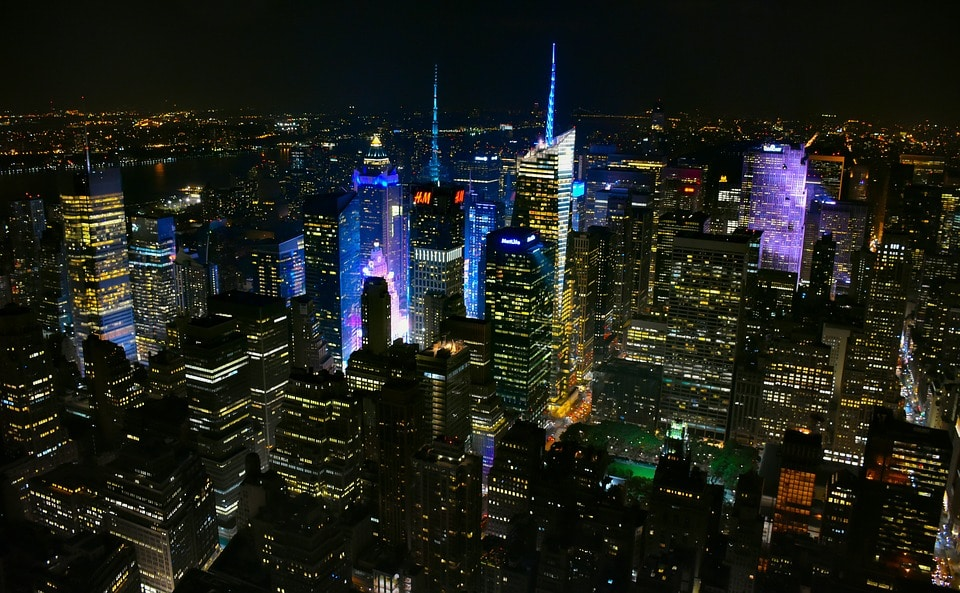
#> input picture testImg1.jpg, 960 x 593 px
$ python -i ex1_utils.py   (imports and definitions only)   (older library calls are emulated)
#> lines starting #> are read from the running program, lines starting #| are printed output that depends on the picture
#> further down, picture is the input picture: shape (593, 960, 3); mean B, G, R 26.9, 32.1, 29.4
"""
        '########:'##::::'##::::'##:::
         ##.....::. ##::'##:::'####:::
         ##::::::::. ##'##::::.. ##:::
         ######:::::. ###::::::: ##:::
         ##...:::::: ## ##:::::: ##:::
         ##:::::::: ##:. ##::::: ##:::
         ########: ##:::. ##::'######:
        ........::..:::::..:::......::
"""
from typing import List

import numpy as np
import cv2
import matplotlib.pyplot as plt

LOAD_GRAY_SCALE = 1
LOAD_RGB = 2


# [36 lines left out: functions myID, imReadAndConvert, imDisplay, not called in this run]


def transformRGB2YIQ(imgRGB: np.ndarray) -> np.ndarray:
    """
    Converts an RGB image to YIQ color space
    :param imgRGB: An Image in RGB
    :return: A YIQ in image color space
    """
    formula_YIQ = np.array([[0.299, 0.587, 0.114],
                            [0.59590059, -0.27455667, -0.32134392],
                            [0.21153661, -0.52273617, 0.31119955]])
    YIQ = imgRGB @ formula_YIQ.transpose()
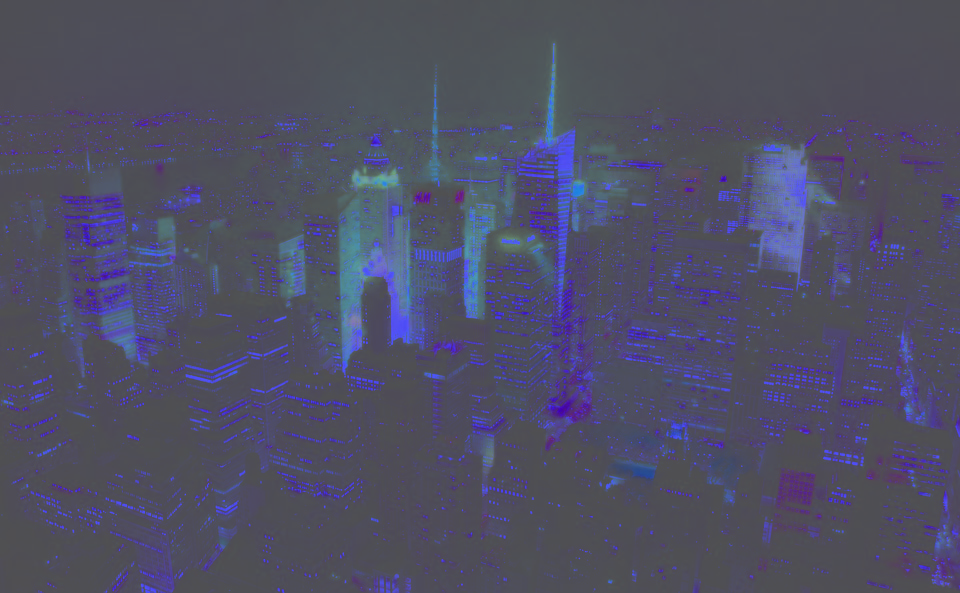
#> YIQ: shape (593, 960, 3) float64; mean B, G, R 30.2, -2.2, -1.9; drawn with min black and max white
    return YIQ


def transformYIQ2RGB(imgYIQ: np.ndarray) -> np.ndarray:
    """
    Converts an YIQ image to RGB color space
    :param imgYIQ: An Image in YIQ
    :return: A RGB in image color space
    """
    formula_YIQ = np.array([[0.299, 0.587, 0.114],
                            [0.59590059, -0.27455667, -0.32134392],
                            [0.21153661, -0.52273617, 0.31119955]])
    YIQ = np.linalg.inv(formula_YIQ)
    RGB = imgYIQ @ YIQ.transpose()
    return RGB


def hsitogramEqualize(imgOrig: np.ndarray) -> (np.ndarray, np.ndarray, np.ndarray):
    """
        Equalizes the histogram of an image
        :param imgOrig: Original Histogram
        :ret
    """

    RGB = False
    if len(imgOrig.shape) == 3:  # if the image is RGB
        RGB = True
        yiqIm = transformRGB2YIQ(imgOrig)
        imgOrig = yiqIm[:, :, 0]
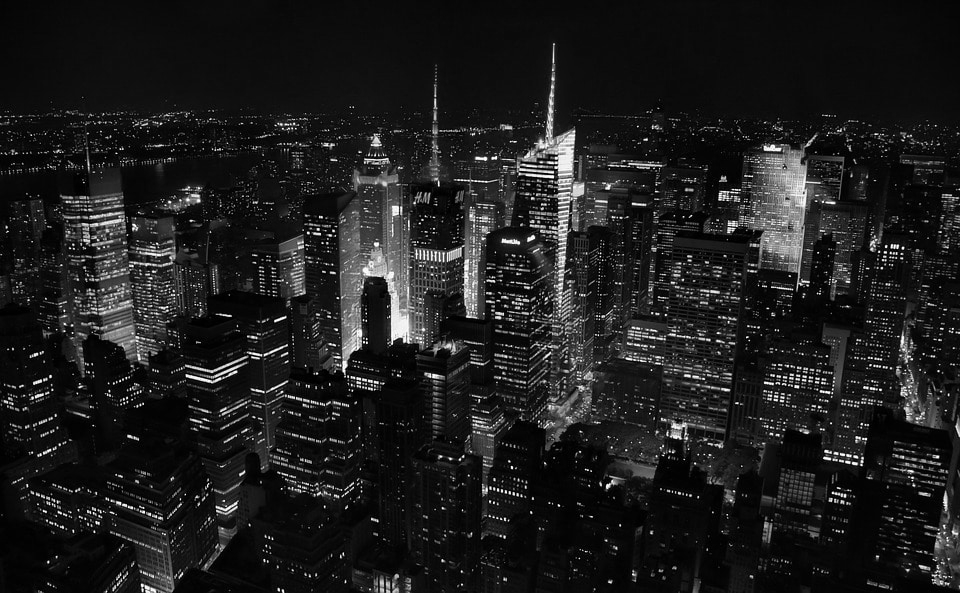
#> imgOrig: shape (593, 960) float64; min 0, max 255, mean 30.2
    # change image from [0,1] t0 [0,255]
    imgOrig = cv2.normalize(imgOrig, None, 0, 255, cv2.NORM_MINMAX)
    imgOrig = imgOrig.astype('uint8')

    # flatten the image
    histOrig = np.histogram(imgOrig.flatten(), bins=256)[0]
#> histOrig = 256 values, max 40359 at index 11, min 3 at index 255, mean 2223.8
    C_sum = np.cumsum(histOrig)
#> C_sum = 256 values from 2879 to 569280
    imgNew = C_sum[imgOrig]
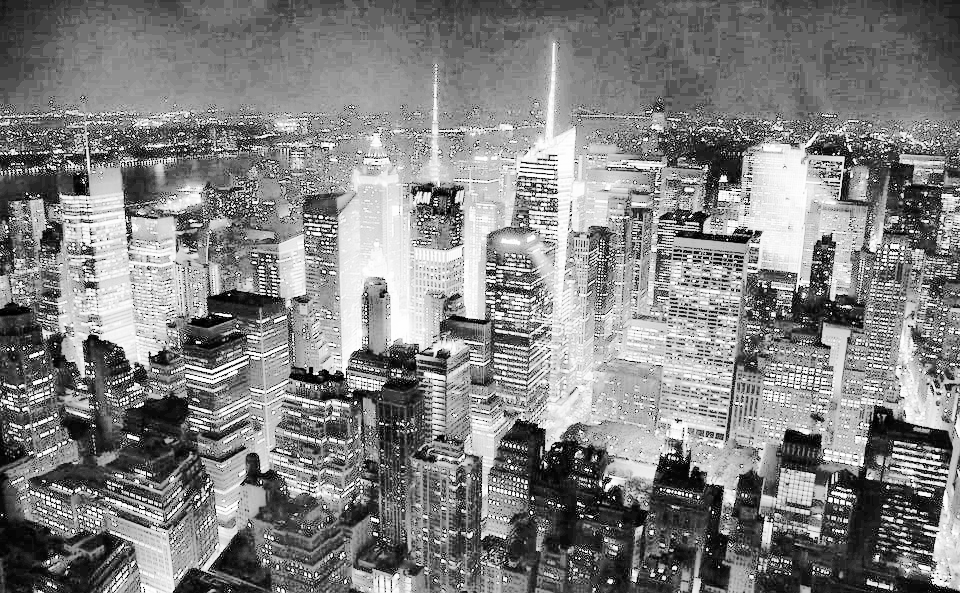
#> imgNew: shape (593, 960) int64; min 2879, max 569280, mean 292762.1; drawn with min black and max white
    imgNew = cv2.normalize(imgNew, None, 0, 255, cv2.NORM_MINMAX)
    imgNew = imgNew.astype('uint8')
    histNew = np.histogram(imgNew.flatten(), bins=256)[0]
#> histNew = 256 values, max 40359 at index 101, min 0 at index 1, mean 2223.8

    # if the image was in color then I need to transform back to from yiq to rgb
    if RGB:
        yiqIm[:, :, 0] = imgNew / (imgNew.max() - imgNew.min())
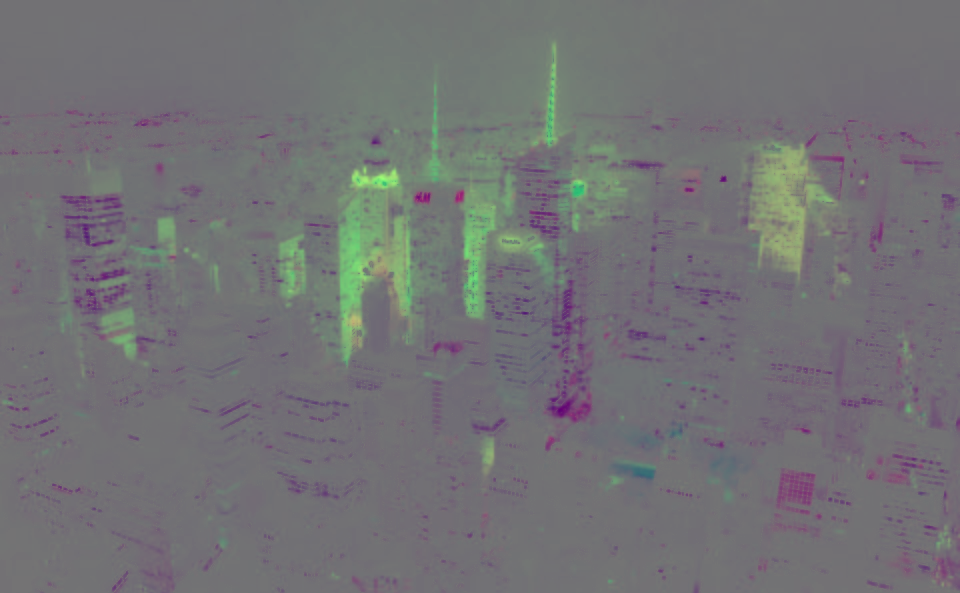
#> yiqIm: shape (593, 960, 3) float64; mean B, G, R 0.5, -2.2, -1.9; drawn with min black and max white
        imgNew = transformYIQ2RGB(yiqIm)
#> in transformYIQ2RGB, `RGB = imgYIQ @ YIQ.transpose()`:
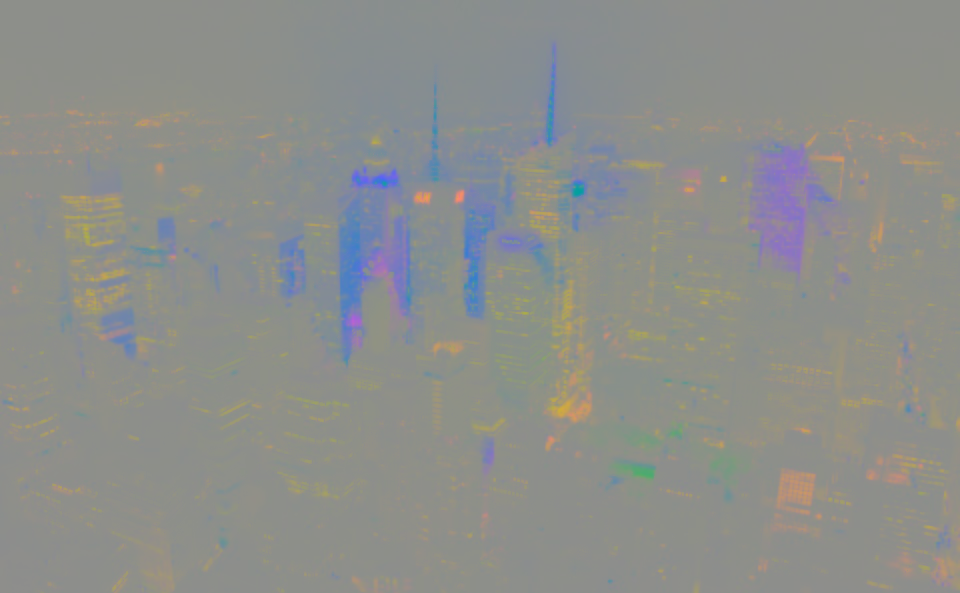
#> RGB: shape (593, 960, 3) float64; mean B, G, R -2.8, 2.3, -0.3; drawn with min black and max white

    return imgNew, histOrig, histNew


# [70 lines left out: functions quantizeImage, update_image, not called in this run]

>>> import cv2
>>> picture = cv2.imread('testImg1.jpg')
>>> result = hsitogramEqualize(picture)

$ run again, on testImg2.jpg
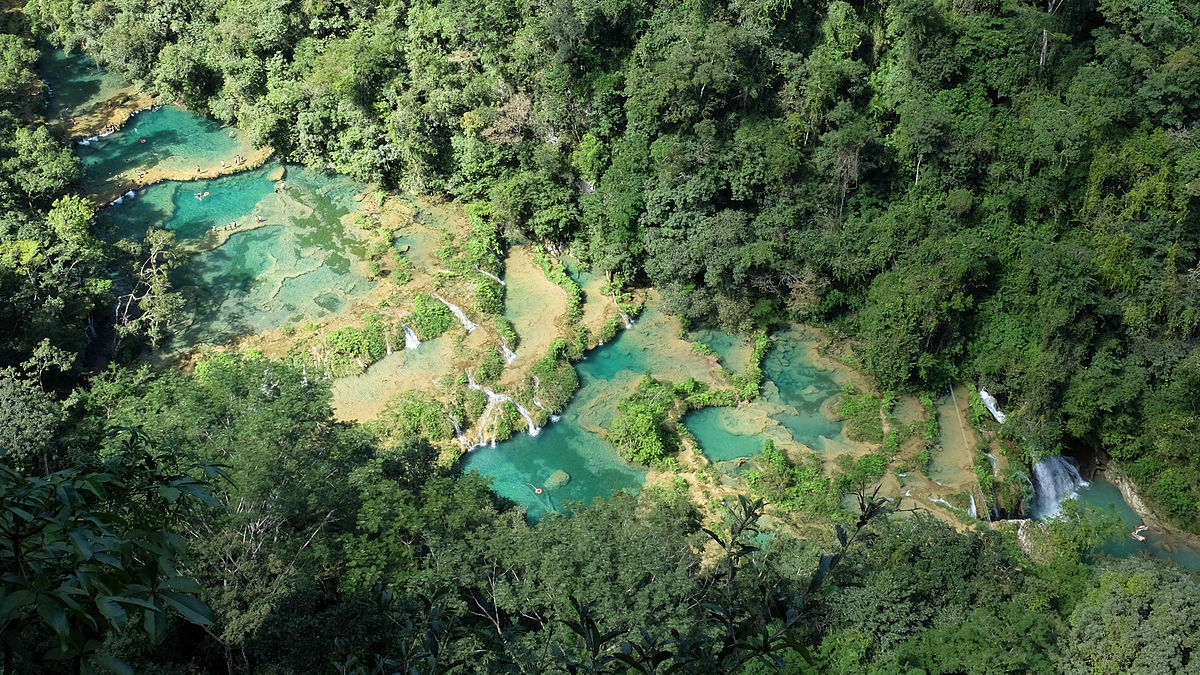
#> input picture testImg2.jpg, 1200 x 675 px
#> picture is the input picture: shape (675, 1200, 3); mean B, G, R 67.9, 99.7, 79.3
#> histOrig = 256 values, max 5524 at index 85, min 17 at index 255, mean 3164.1
#> C_sum = 256 values from 1321 to 810000
#> in hsitogramEqualize, `imgNew = C_sum[imgOrig]`:
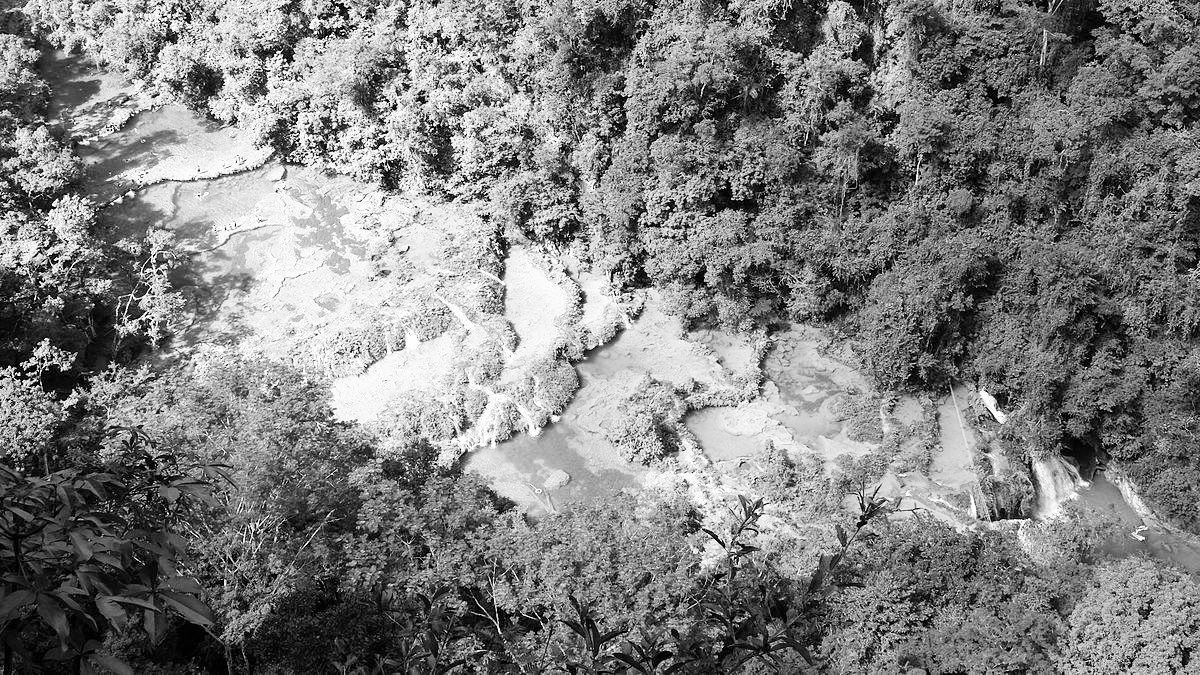
#> imgNew: shape (675, 1200) int64; min 1321, max 810000, mean 407134.5; drawn with min black and max white
#> histNew = 256 values, max 5741 at index 210, min 0 at index 2, mean 3164.1
#> in transformYIQ2RGB, `RGB = imgYIQ @ YIQ.transpose()`:
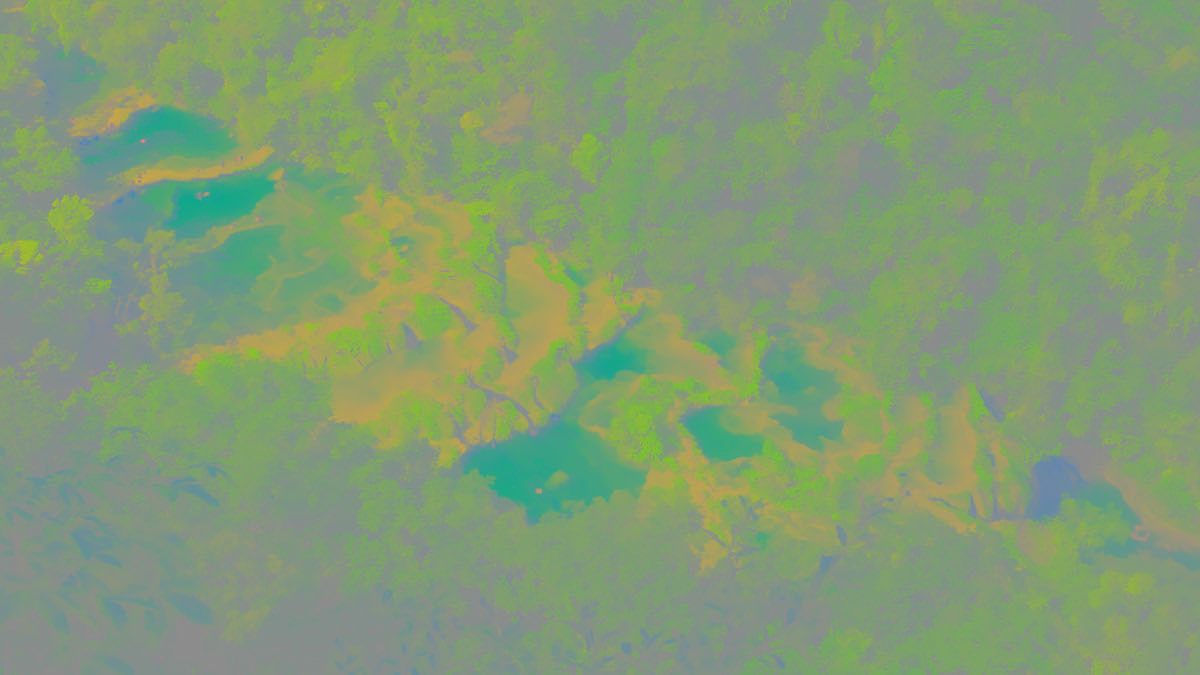
#> RGB: shape (675, 1200, 3) float64; mean B, G, R -19.4, 12.3, -8.1; drawn with min black and max white
